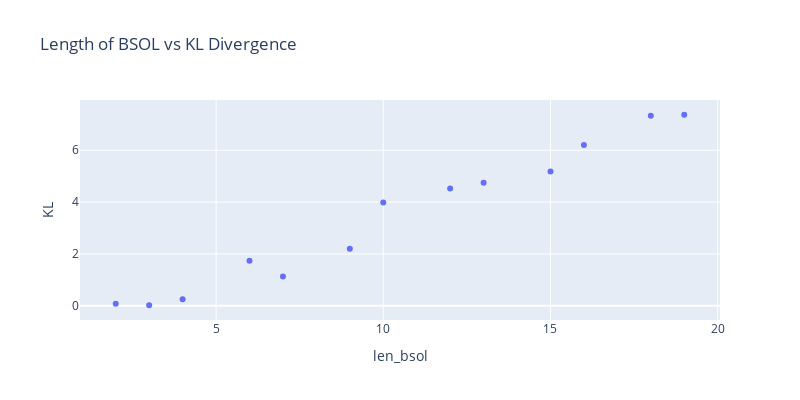

The notebook cell this image was saved under:
### Code cell
import numpy as np

def plot_KL(df:pd.DataFrame):
    # considering only len_bsol <= 20
    df = df[df['len_bsol'] <= 20]
    df = df[['len_bsol', 'bsol', 'dij']].groupby(['len_bsol','bsol']).count().reset_index()
    df.rename(columns={'dij': 'count'}, inplace=True)
    total_by_len = df.groupby('len_bsol')['count'].sum()
    df = df.merge(total_by_len, on='len_bsol', suffixes=('', '_total'))
    df['prob'] = df['count'] / df['count_total']
    df = df[['len_bsol', 'prob']].groupby('len_bsol').agg(list).reset_index()

    # measure KL divergence
    # KL(p||q) = sum(p(x) * log(p(x) / q(x))), where q(x) = 1/2^(len_bsol - 1)
    # Note: 
    #   - The function q is the uniform distribution over all possible BSOLs of length len_bsol.
    #   - The minus 1 is because the first bit is fixed to 0.
    df['KL'] = df.apply(lambda x: np.sum([p * np.log(p / 2**(1 - x['len_bsol'])) for p in x['prob']]), axis=1)

    fig = px.scatter(df, x='len_bsol', y='KL', title='Length of BSOL vs KL Divergence')
    # set size
    fig.update_layout(width=800, height=400)
    fig.show()    
    
    return df

df_KL = plot_KL(df)

### Figure 1 — Plotly figure (JSON) as saved in the notebook; plotly's stock layout.template omitted (floating-point values rounded to 4 significant figures)
{"data": [{"hovertemplate": "len_bsol=%{x}<br>KL=%{y}<extra></extra>", "legendgroup": "", "marker": {"color": "#636efa", "symbol": "circle"}, "mode": "markers", "name": "", "orientation": "v", "showlegend": false, "type": "scatter", "x": [2, 3, 4, 6, 7, 9, 10, 12, 13, 15, 16, 18, 19], "xaxis": "x", "y": [0.08112, 0.02052, 0.2531, 1.732, 1.131, 2.198, 3.982, 4.529, 4.747, 5.177, 6.201, 7.332, 7.37], "yaxis": "y"}], "layout": {"height": 400, "legend": {"tracegroupgap": 0}, "title": {"text": "Length of BSOL vs KL Divergence"}, "width": 800, "xaxis": {"anchor": "y", "domain": [0, 1], "title": {"text": "len_bsol"}}, "yaxis": {"anchor": "x", "domain": [0, 1], "title": {"text": "KL"}}}}
